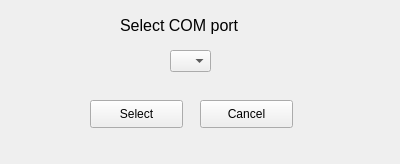
<?xml version="1.0" encoding="UTF-8"?>
<ui version="4.0">
 <class>TrackerSetup</class>
 <widget class="QWidget" name="TrackerSetup">
  <property name="geometry">
   <rect>
    <x>0</x>
    <y>0</y>
    <width>400</width>
    <height>164</height>
   </rect>
  </property>
  <property name="windowTitle">
   <string>TrackerSetup</string>
  </property>
  <widget class="QComboBox" name="comboBox_COM">
   <property name="geometry">
    <rect>
     <x>170</x>
     <y>50</y>
     <width>41</width>
     <height>22</height>
    </rect>
   </property>
  </widget>
  <widget class="QLabel" name="label">
   <property name="geometry">
    <rect>
     <x>120</x>
     <y>10</y>
     <width>181</width>
     <height>31</height>
    </rect>
   </property>
   <property name="font">
    <font>
     <pointsize>12</pointsize>
    </font>
   </property>
   <property name="text">
    <string>Select COM port</string>
   </property>
  </widget>
  <widget class="QPushButton" name="selectButton">
   <property name="geometry">
    <rect>
     <x>90</x>
     <y>100</y>
     <width>93</width>
     <height>28</height>
    </rect>
   </property>
   <property name="text">
    <string>Select</string>
   </property>
  </widget>
  <widget class="QPushButton" name="cancelButton">
   <property name="geometry">
    <rect>
     <x>200</x>
     <y>100</y>
     <width>93</width>
     <height>28</height>
    </rect>
   </property>
   <property name="text">
    <string>Cancel</string>
   </property>
  </widget>
 </widget>
 <layoutdefault spacing="6" margin="11"/>
 <resources/>
 <connections/>
</ui>
